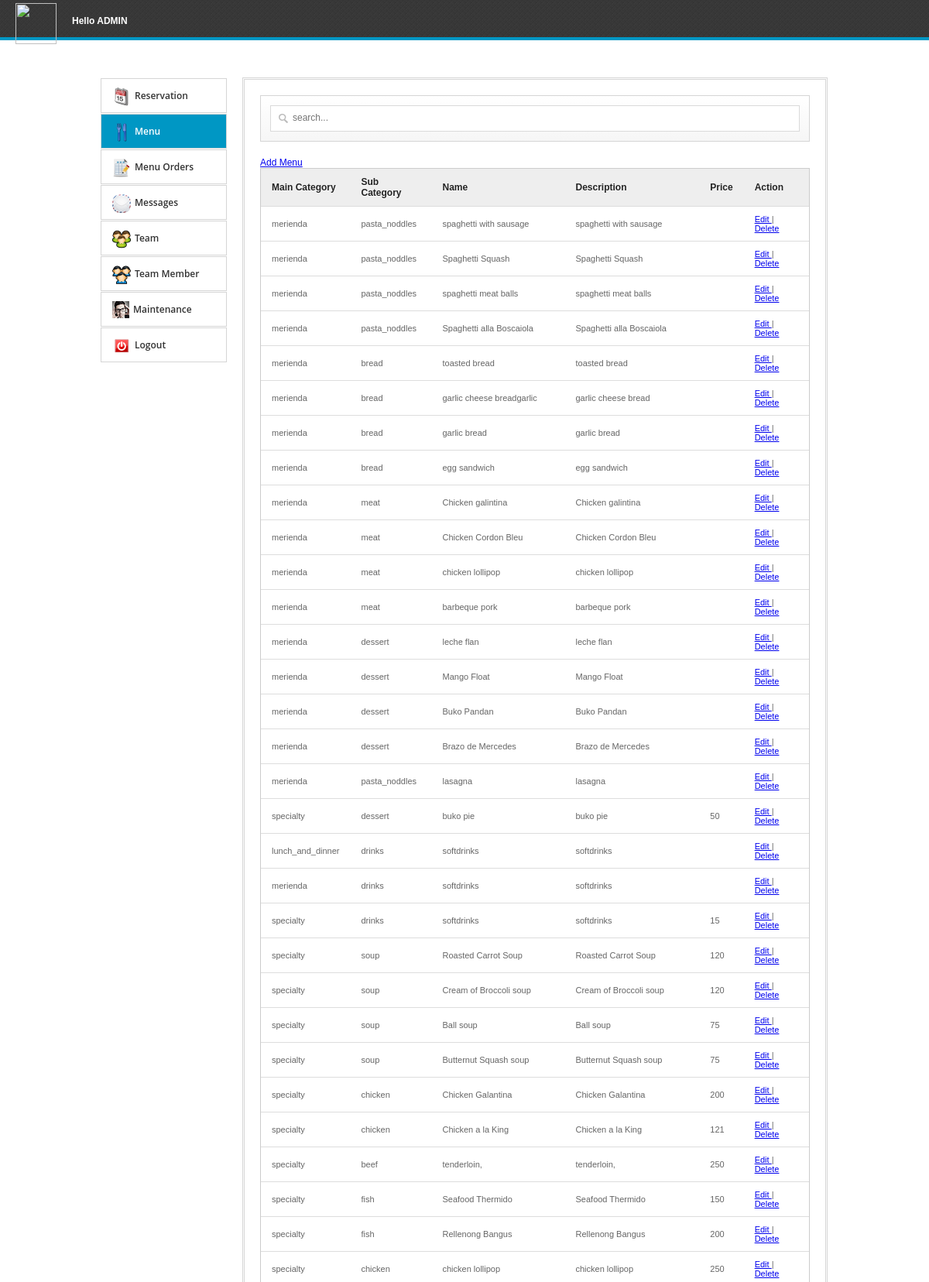
The page /admin/menu.php (signed in, upper part) on the database its author committed.
### tables this page shows
CREATE TABLE IF NOT EXISTS `menu` (
  `id` int(11) NOT NULL AUTO_INCREMENT,
  `mcat` varchar(100) NOT NULL,
  `scat` varchar(100) NOT NULL,
  `name` varchar(100) NOT NULL,
  `description` varchar(500) NOT NULL,
  `price` varchar(10) NOT NULL,
  `image` varchar(100) NOT NULL,
  PRIMARY KEY (`id`)
);

### admin/menu.php (the view, shortened to what this page needs)
<html>
<head>
<link rel="stylesheet" href="admin.css">
<link href="src/facebox.css" media="screen" rel="stylesheet" type="text/css" />
</head>
<body>
	<div id="top">
		<div class="logo">
			<img src="../images/logo.png"> <span style="float:right; color:#FFFFFF; font-weight:bold; display: inline-block; padding: 20px 0 0 20px;">Hello <?php echo $_SESSION['USERNAME'] ?></span>
		</div>
	</div>
	<div class="container  clearfix">
		<div class="one-third1 column">
			<ul>
				<li><a href="index.php"><img alt="" src="img/home.png"><span>Reservation</span></a></li>
				<li class="active"><a href="menu.php"><img alt="" src="img/page.png"><span>Menu</span></a></li>
				<li><a href="menuorders.php"><img alt="" src="img/menuorder.png"><span>Menu Orders</span></a></li>
				<li><a href="suggestions.php"><img alt="" src="img/mesage.png"><span>Messages</span></a></li>
				<li><a href="team.php"><img alt="" src="img/team.png"><span>Team</span></a></li>
				<li><a href="teammember.php"><img alt="" src="img/user.png"><span>Team Member</span></a></li>
				<?php
				$jhjh=$_SESSION['POWER'];
				if($jhjh==1){
				?>
				<li><a href="adminaccount.php"><img alt="" src="img/userpic.png"><span>Maintenance</span></a></li>
				<?php
				}
				?>
				<li><a href="../index.php"><img alt="" src="img/logout.png"><span>Logout</span></a></li>
			</ul>
		</div>
		<div class="two-thirds1 column">
			<div class="thewraper">
			<div id="formdesign"><input type="text" name="filter" value="" id="filter" placeholder="search..." autocomplete="off" /></div>
			<a rel="facebox" href="addmenu.php"> Add Menu </a>
			<table id="resultTable" data-responsive="table">
				<thead>
					<tr>
						<th> Main Category </th>
						<th> Sub Category </th>
						<th> Name </th>
						<th> Description </th>
						<th> Price </th>
						<th> Action </th>
					</tr>
				</thead>
				<tbody>
					<?php
						include('../connect.php');
						$result = $db->prepare("SELECT * FROM menu ORDER BY id DESC");
						$result->execute();
						for($i=0; $row = $result->fetch(); $i++){
					?>
					<tr class="record">
						<td><?php echo $row['mcat']; ?></td>
						<td><?php echo $row['scat']; ?></td>
						<td><?php echo $row['name']; ?></td>
						<td><?php echo $row['description']; ?></td>
						<td><?php echo $row['price']; ?></td>
						<td><a rel="facebox" href="editmenu.php?id=<?php echo $row['id']; ?>"> Edit </a> | <a href="#" id="<?php echo $row['id']; ?>" class="delbutton" title="Click To Delete">Delete</a></td>
					</tr>
					<?php
						}
					?>
				</tbody>
			</table>
			</div>
		</div>
	</div>
</body>
</html>

### admin/admin.css (style rules this page uses)
* { -moz-transition: width 1s ease-in-out, left 1.5s ease-in-out; -webkit-transition: width 1s ease-in-out, left 1.5s ease-in-out; -moz-transition: width 1s ease-in-out, left 1.5s ease-in-out; -o-transition: width 1s ease-in-out, left 1.5s ease-in-out; transition: width 1s ease-in-out, left 1.5s ease-in-out; }
body { margin: 0; color: #555555; font-family: Arial,Helvetica,sans-serif; font-size: 12px; }
#top { border-bottom: 4px solid #0097C4; height: 48px; background: url("img/dark.png") repeat scroll 0 0 rgba(0, 0, 0, 0); margin-bottom: 48px; }
.logo { float: left; width: auto; margin-left: 20px; }
.logo img { width: 53px; margin-top: 4px; }
.one-third1 ul { height: auto; margin: 0; padding: 0; list-style: none outside none; }
.one-third1 ul li { margin-top: 1px; position: relative; line-height: 20px; }
.active { background: none repeat scroll 0 0 #0097C4; }
.active a { color: #ffffff !important; }
.one-third1 ul li a { border: 1px solid #D5D5D5; color: #333333; display: block; font-family: 'Open Sans',sans-serif; font-size: 12px; font-weight: 600; padding: 11px 14px; text-decoration: none; }
.one-third1 ul li a img { float: left; margin-right: 5px; }
.one-third1 ul li a span { display: block; white-space: nowrap; margin-top: 1px; }
#formdesign { background: linear-gradient(to bottom, #FFFFFF 0%, #F6F6F6 100%) repeat scroll 0 0 rgba(0, 0, 0, 0); border: 1px solid #D5D5D5; padding: 12px; position: relative; margin: 20px 0; }
#filter { -moz-box-sizing: border-box; background: url("img/big_search.png") no-repeat scroll 10px 10px #FFFFFF; box-shadow: none; display: block; font-size: 12px; height: 34px; margin: 0; padding: 9px 140px 9px 28px; width: 100%; border: 1px solid #DADADA; transition: border 0.2s linear 0s, box-shadow 0.2s linear 0s; padding-top: 6px; }
table { border-collapse: separate; background-color: #FFFFFF; border-spacing: 0; max-width: 100%; }
#resultTable { color: #666666; text-shadow: 0 1px 0 #FFFFFF; width: 100%; border: 1px solid #CCCCCC; box-shadow: 0 5px 5px -5px rgba(0, 0, 0, 0.3); }
#resultTable thead tr th { background: none repeat scroll 0 0 #EEEEEE; color: #222222; padding: 10px 14px; text-align: left; border-top: 0 none; font-size: 12px; }
#resultTable tbody tr td { background-color: #FFFFFF; font-size: 11px; text-align: left; padding: 10px 14px; border-top: 1px solid #DDDDDD; }
.container .column, .container .columns { float: left; display: inline; margin-left: 10px; margin-right: 10px; }
.container { position: relative; width: 960px; margin: 0 auto; padding: 0; }
.container .one-third1.column { width: 163px; }
.container .two-thirds1.column { width: 750px; border: double #D5D5D5; padding-bottom: 20px; }
.thewraper { margin: 0 20px; }
input { border: 1px solid #000000; width: 270px; padding: 5px; margin-bottom: 10px; }
.container:after { content: "\0020"; display: block; height: 0; clear: both; visibility: hidden; }
.clearfix:before, .clearfix:after, .row:before, .row:after { content: '\0020'; display: block; overflow: hidden; visibility: hidden; width: 0; height: 0; }
.row:after, .clearfix:after { clear: both; }
.row, .clearfix { zoom: 1; }

### rows shown on the page
menu: mcat "merienda", scat "pasta_noddles", name "spaghetti with sausage", description "spaghetti with sausage"
menu: mcat "merienda", scat "pasta_noddles", name "Spaghetti Squash", description "Spaghetti Squash"
menu: mcat "merienda", scat "pasta_noddles", name "spaghetti meat balls", description "spaghetti meat balls"
menu: mcat "merienda", scat "pasta_noddles", name "Spaghetti alla Boscaiola", description "Spaghetti alla Boscaiola"
menu: mcat "merienda", scat "bread", name "toasted bread", description "toasted bread"
menu: mcat "merienda", scat "bread", name "garlic cheese breadgarlic", description "garlic cheese bread"
menu: mcat "merienda", scat "bread", name "garlic bread", description "garlic bread"
menu: mcat "merienda", scat "bread", name "egg sandwich", description "egg sandwich"
menu: mcat "merienda", scat "meat", name "Chicken galintina", description "Chicken galintina"
menu: mcat "merienda", scat "meat", name "Chicken Cordon Bleu", description "Chicken Cordon Bleu"
menu: mcat "merienda", scat "meat", name "chicken lollipop", description "chicken lollipop"
menu: mcat "merienda", scat "meat", name "barbeque pork", description "barbeque pork"
menu: mcat "merienda", scat "dessert", name "leche flan", description "leche flan"
menu: mcat "merienda", scat "dessert", name "Mango Float", description "Mango Float"
menu: mcat "merienda", scat "dessert", name "Buko Pandan", description "Buko Pandan"
menu: mcat "merienda", scat "dessert", name "Brazo de Mercedes", description "Brazo de Mercedes"
menu: mcat "merienda", scat "pasta_noddles", name "lasagna", description "lasagna"
menu: mcat "specialty", scat "dessert", name "buko pie", description "buko pie", price "50"
menu: mcat "lunch_and_dinner", scat "drinks", name "softdrinks", description "softdrinks"
menu: mcat "merienda", scat "drinks", name "softdrinks", description "softdrinks"
menu: mcat "specialty", scat "drinks", name "softdrinks", description "softdrinks", price "15"
menu: mcat "specialty", scat "soup", name "Roasted Carrot Soup", description "Roasted Carrot Soup", price "120"
menu: mcat "specialty", scat "soup", name "Cream of Broccoli soup", description "Cream of Broccoli soup", price "120"
menu: mcat "specialty", scat "soup", name "Ball soup", description "Ball soup", price "75"
menu: mcat "specialty", scat "soup", name "Butternut Squash soup", description "Butternut Squash soup", price "75"
menu: mcat "specialty", scat "chicken", name "Chicken Galantina", description "Chicken Galantina", price "200"
menu: mcat "specialty", scat "chicken", name "Chicken a la King", description "Chicken a la King", price "121"
menu: mcat "specialty", scat "beef", name "tenderloin,", description "tenderloin,", price "250"
menu: mcat "specialty", scat "fish", name "Seafood Thermido", description "Seafood Thermido", price "150"
menu: mcat "specialty", scat "fish", name "Rellenong Bangus", description "Rellenong Bangus", price "200"
menu: mcat "specialty", scat "chicken", name "chicken lollipop", description "chicken lollipop", price "250"

### other values the page prints
$_SESSION['USERNAME'] "ADMIN"
